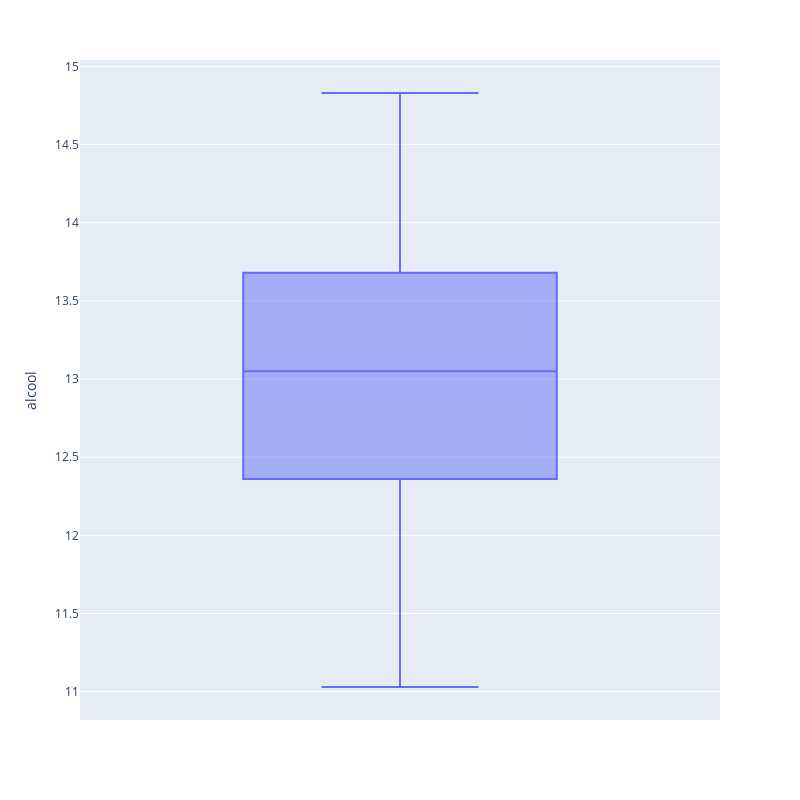

Notebook cell for this chart:
### Code cell
import plotly.express as px
fig = px.box(df, y='alcool')
fig.update_layout( width=800,height=800)
fig.show()

### Figure 1 — Plotly figure (JSON) as saved in the notebook; plotly's stock layout.template omitted (floating-point values rounded to 4 significant figures; data arrays with more than 128 entries replaced by an {"elided": "..."} marker saying what was removed)
{"data": [{"alignmentgroup": "True", "hovertemplate": "alcool=%{y}<extra></extra>", "legendgroup": "", "marker": {"color": "#636efa"}, "name": "", "notched": false, "offsetgroup": "", "orientation": "v", "showlegend": false, "type": "box", "x0": " ", "xaxis": "x", "y": {"elided": "178 float values"}, "y0": " ", "yaxis": "y"}], "layout": {"boxmode": "group", "height": 800, "legend": {"tracegroupgap": 0}, "margin": {"t": 60}, "width": 800, "xaxis": {"anchor": "y", "domain": [0, 1]}, "yaxis": {"anchor": "x", "domain": [0, 1], "title": {"text": "alcool"}}}}
